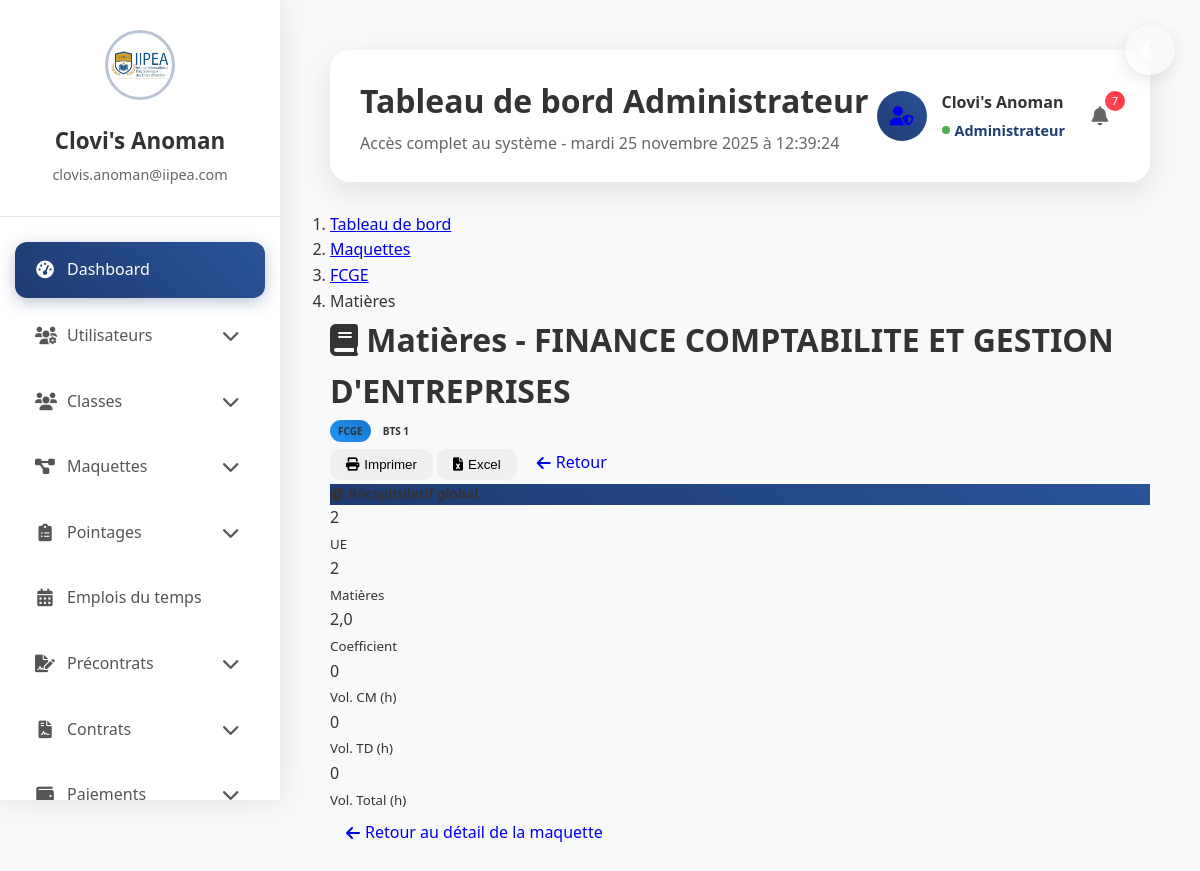
Page /utilisateur/maquette/1/matieres/ (signed in) on the earlier database version.
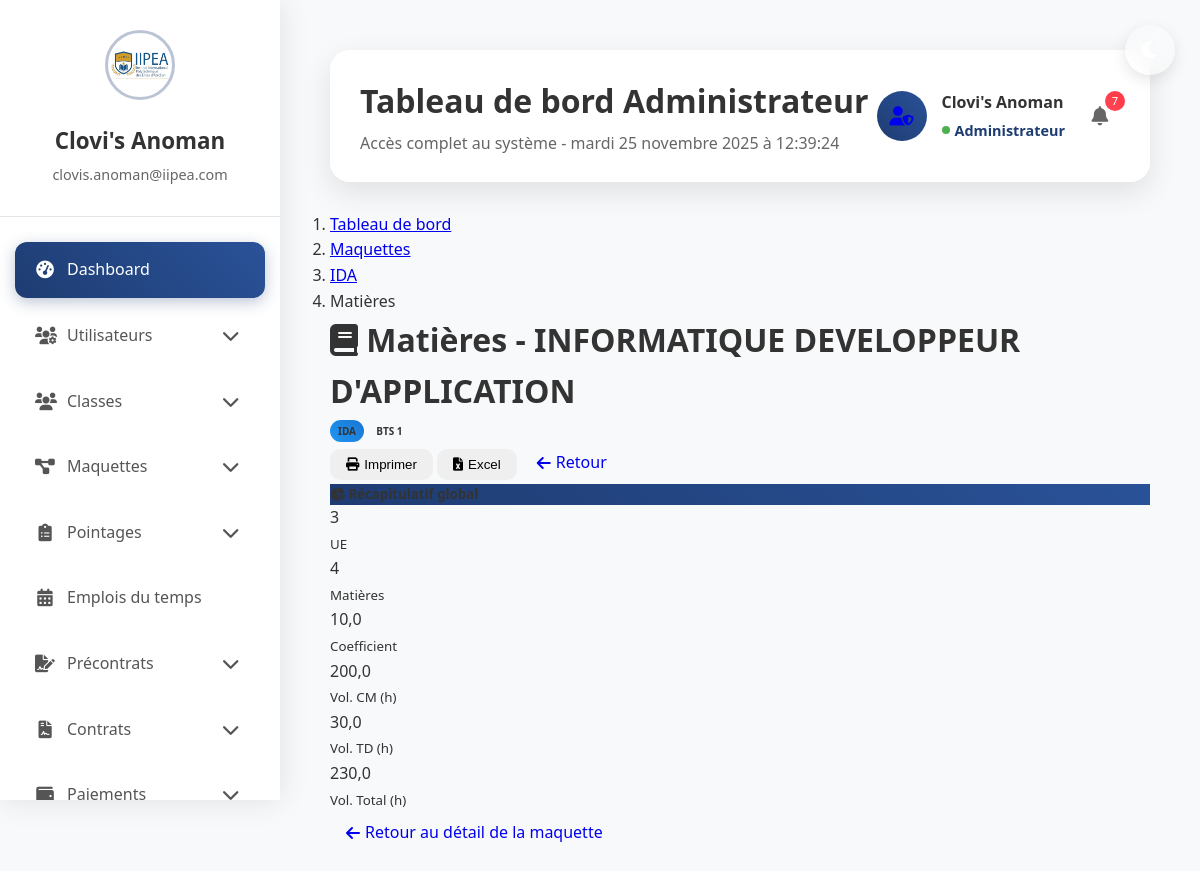
Same page on the later database version.
### Gestion/models.py (models this page shows, shortened)
class Maquette(models.Model):
    external_id = models.IntegerField(
        unique=True,
        db_index=True,
        verbose_name="ID API"
    )
    classe = models.ForeignKey(
        Classe,
        on_delete=models.CASCADE,
        related_name='maquettes',
        null=True,
        blank=True,
        verbose_name="Classe"
    )
    filiere_id = models.IntegerField(
        verbose_name="ID Filière"
    )
    niveau_id = models.IntegerField(
        verbose_name="ID Niveau"
    )
    anneeacademique_id = models.IntegerField(
        verbose_name="ID Année académique"
    )
    filiere_nom = models.CharField(
        max_length=200,
        verbose_name="Nom de la filière"
    )
    filiere_sigle = models.CharField(
        max_length=20,
        verbose_name="Sigle de la filière"
    )
    niveau_libelle = models.CharField(
        max_length=100,
        verbose_name="Libellé du niveau"
    )
    annee_academique = models.CharField(
        max_length=50,
        verbose_name="Année académique"
    )
    parcour = models.CharField(
        max_length=100,
        blank=True,
        verbose_name="Parcours"
    )
    date_creation_api = models.DateTimeField(
        null=True,
        blank=True,
        verbose_name="Date création (API)"
    )
    unites_enseignement = models.JSONField(
        default=list,
        blank=True,
        verbose_name="Unités d'enseignement"
    )
    raw_data = models.JSONField(
        default=dict,
        blank=True,
        verbose_name="Données brutes API"
    )
    last_synced = models.DateTimeField(
        default=timezone.now,
        verbose_name="Dernière synchronisation"
    )
    is_active = models.BooleanField(
        default=True,
        verbose_name="Maquette active"
    )
    created_at = models.DateTimeField(
        auto_now_add=True,
        verbose_name="Date de création"
    )
    updated_at = models.DateTimeField(
        auto_now=True,
        verbose_name="Dernière modification"
    )
    class Meta:
        verbose_name = "Maquette"
        verbose_name_plural = "Maquettes"
        ordering = ['filiere_nom', 'niveau_libelle']
        indexes = [
            models.Index(fields=['external_id']),
            models.Index(fields=['filiere_id']),
            models.Index(fields=['niveau_id']),
            models.Index(fields=['anneeacademique_id']),
        ]

### Utilisateur/views.py (the view, shortened to what this page needs)
# urls.py: path('maquette/<int:pk>/matieres/', views.maquette_matieres_view, name='maquette_matieres'),
@login_required
def maquette_matieres_view(request, pk):
    try:
        maquette = get_object_or_404(Maquette, pk=pk)
        unites_enseignement = maquette.unites_enseignement or []
        matieres_list = []
        for ue in unites_enseignement:
            ue_libelle = ue.get('libelle', 'UE sans nom')
            ue_code = ue.get('code', '')
            ue_id = ue.get('id', '')
            ue_semestre = ue.get('semestre')
            matieres = ue.get('matieres', [])
            for matiere in matieres:
                nom = matiere.get('nom', 'Matière sans nom')
                code = matiere.get('code', '')
                coefficient = matiere.get('coefficient', 0)
                volume_cm = matiere.get('volume_horaire_cm', 0) or 0
                volume_td = matiere.get('volume_horaire_td', 0) or 0
                try:
                    volume_cm = float(volume_cm) if volume_cm else 0
                    volume_td = float(volume_td) if volume_td else 0
                    coefficient = float(coefficient) if coefficient else 0
                except (ValueError, TypeError):
                    volume_cm = 0
                    volume_td = 0
                    coefficient = 0
                volume_total = volume_cm + volume_td
                taux_cm = matiere.get('taux_horaire_cm', 0) or 0
                taux_td = matiere.get('taux_horaire_td', 0) or 0
                try:
                    taux_cm = float(taux_cm) if taux_cm else 0
                    taux_td = float(taux_td) if taux_td else 0
                except (ValueError, TypeError):
                    taux_cm = 0
                    taux_td = 0
                total_taux = (volume_cm * taux_cm) + (volume_td * taux_td)
                semestre = matiere.get('semestre') or ue_semestre
                matieres_list.append({
                    'id': matiere.get('id', ''),
                    'nom': nom,
                    'code': code,
                    'description': matiere.get('description', ''),
                    'coefficient': coefficient,
                    'ue_libelle': ue_libelle,
                    'ue_code': ue_code,
                    'ue_id': ue_id,
                    'semestre': semestre,
                    'volume_horaire_cm': volume_cm,
                    'taux_horaire_cm': taux_cm,
                    'volume_horaire_td': volume_td,
                    'taux_horaire_td': taux_td,
                    'volume_horaire_total': volume_total,
                    'total_taux_horaire': total_taux,
                })
        matieres_list.sort(key=lambda x: (x['semestre'] if x['semestre'] else 999, x['nom']))
        total_coefficient = sum(m['coefficient'] for m in matieres_list)
        total_volume_horaire = sum(m['volume_horaire_total'] for m in matieres_list)
        total_volume_cm = sum(m['volume_horaire_cm'] for m in matieres_list)
        total_volume_td = sum(m['volume_horaire_td'] for m in matieres_list)
        total_cout = sum(m['total_taux_horaire'] for m in matieres_list)
        semestres_uniques = sorted(list(set(
            m['semestre'] for m in matieres_list if m['semestre']
        )))
        matieres_par_semestre = {}
        for semestre in semestres_uniques:
            matieres_par_semestre[semestre] = [
                m for m in matieres_list if m['semestre'] == semestre
            ]
        stats_par_semestre = []
        context = {
            'maquette': maquette,
            'maquette_id': pk,
            'matieres': matieres_list,
            'matieres_par_semestre': matieres_par_semestre,
            'total_ues': len(unites_enseignement),
            'total_matieres': len(matieres_list),
            'total_coefficient': total_coefficient,
            'total_volume_horaire': total_volume_horaire,
            'total_volume_cm': total_volume_cm,
            'total_volume_td': total_volume_td,
            'total_cout': total_cout,
            'semestres': semestres_uniques,
            'stats_par_semestre': stats_par_semestre,
            'has_matieres': len(matieres_list) > 0,
        }
        logger.info(
            f"Matières chargées pour maquette {pk}: "
            f"{len(matieres_list)} matières, "
            f"{len(semestres_uniques)} semestres"
        )
        return render(request, 'maquettes/matieres.html', context)
    except Maquette.DoesNotExist:
        logger.error(f"Maquette {pk} introuvable")
        messages.error(request, f"La maquette avec l'ID {pk} n'existe pas.")
        return redirect('maquette_list')
    except Exception as e:
        logger.error(f"Erreur chargement matières: {str(e)}")
        import traceback
        logger.error(traceback.format_exc())
        messages.error(request, f"Une erreur est survenue: {str(e)}")
        return redirect('maquette_detail', pk=pk)

### templates/maquettes/matieres.html (shortened to what the changed rows need)
{% extends 'bases/base_users.html' %}
{% load static %}
{% load humanize %}
{% load gestion_tags %}
{% block content %}
<div class="container-fluid py-4">
    <div class="row mb-4 no-print">
        <div class="col-12">
            <nav aria-label="breadcrumb">
                <ol class="breadcrumb">
                    <li class="breadcrumb-item"><a href="{% url 'maquette_detail' maquette.pk %}">{{ maquette.filiere_sigle }}</a></li>
                </ol>
            </nav>
        </div>
    </div>
    <div class="row mb-4">
        <div class="col-lg-8">
            <h1 class="h2 mb-2">
                <i class="fas fa-book text-primary me-2"></i>
                Matières - {{ maquette.filiere_nom }}
            </h1>
            <p class="text-muted mb-0">
                <span class="badge bg-info me-2">{{ maquette.filiere_sigle }}</span>
                <span class="badge bg-secondary">{{ maquette.niveau_libelle }}</span>
            </p>
        </div>
    </div>
    <div class="row mb-4">
        <div class="col-lg-12">
            <div class="card shadow-sm">
                <div class="card-body">
                    <div class="row text-center">
                        <div class="col-6 col-md-2 mb-3">
                            <div class="border rounded p-3 h-100">
                                <div class="h4 text-primary mb-1">{{ total_ues }}</div>
                                <small class="text-muted">UE</small>
                            </div>
                        </div>
                        <div class="col-6 col-md-2 mb-3">
                            <div class="border rounded p-3 h-100">
                                <div class="h4 text-success mb-1">{{ total_matieres }}</div>
                                <small class="text-muted">Matières</small>
                            </div>
                        </div>
                        <div class="col-6 col-md-2 mb-3">
                            <div class="border rounded p-3 h-100">
                                <div class="h4 text-info mb-1">{{ total_coefficient }}</div>
                                <small class="text-muted">Coefficient</small>
                            </div>
                        </div>
                        <div class="col-6 col-md-2 mb-3">
                            <div class="border rounded p-3 h-100">
                                <div class="h4 text-warning mb-1">{{ total_volume_cm }}</div>
                                <small class="text-muted">Vol. CM (h)</small>
                            </div>
                        </div>
                        <div class="col-6 col-md-2 mb-3">
                            <div class="border rounded p-3 h-100">
                                <div class="h4 text-warning mb-1">{{ total_volume_td }}</div>
                                <small class="text-muted">Vol. TD (h)</small>
                            </div>
                        </div>
                        <div class="col-6 col-md-2 mb-3">
                            <div class="border rounded p-3 h-100">
                                <div class="h4 text-danger mb-1">{{ total_volume_horaire }}</div>
                                <small class="text-muted">Vol. Total (h)</small>
                            </div>
                        </div>
                    </div>
                </div>
            </div>
        </div>
    </div>
</div>
{% endblock %}

Differences in the rows shown:
changed Maquette "BTS 1": filiere_sigle "FCGE" → "IDA"; filiere_nom "FINANCE COMPTABILITE ET GESTION D'ENTREPRISES" → "INFORMATIQUE DEVELOPPEUR D'APPLICATION"
Other differences:
{{ total_ues }}: "2" → "3"
{{ total_matieres }}: "2" → "4"
{{ total_coefficient }}: "2,0" → "10,0"
{{ total_volume_cm }}: "0" → "200,0"
{{ total_volume_td }}: "0" → "30,0"
{{ total_volume_horaire }}: "0" → "230,0"
